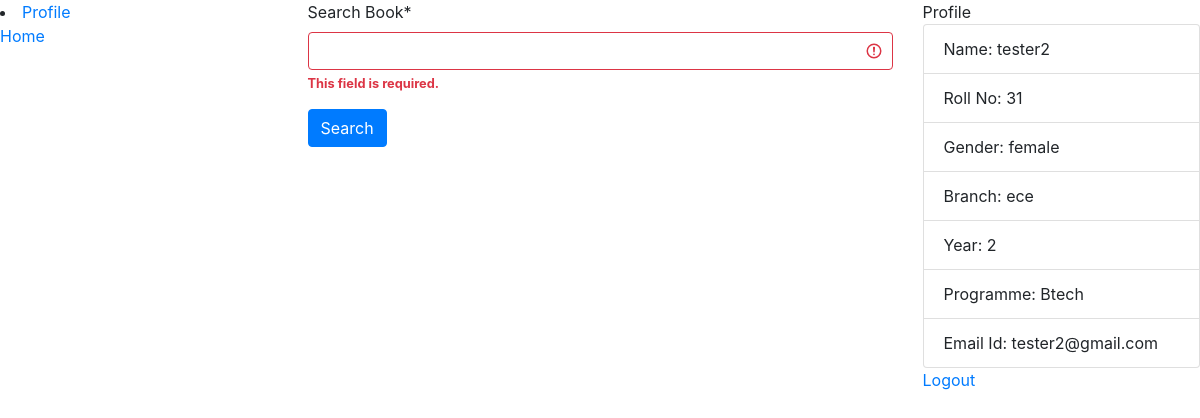
The app's page /books/ (signed in) with its own data.
### profiles/models.py (models this page shows, shortened)
class Profile(models.Model):
    PROGRAMME_STATES = (('Btech', 'Btech'),
                        ('Mtech', 'Mtech'),
                        ('Phd', 'Phd'))
    user = models.OneToOneField(User, on_delete=models.CASCADE, default=None)
    name = models.CharField(max_length=30, verbose_name='Name')
    roll_no = models.PositiveIntegerField(verbose_name='Roll_no')
    year = models.PositiveIntegerField(verbose_name='Year')
    branch = models.CharField(max_length=5, verbose_name='Branch')
    programme = models.CharField(max_length=5, choices=PROGRAMME_STATES,
                                 default='Btech', verbose_name='Programme')
    email_id = models.EmailField(blank=True, verbose_name='Email ID')
    gender = models.CharField(max_length=6, verbose_name='Gender')
    profile_photo = models.ImageField(upload_to='images/', blank=True, null=True)

### books/views.py (the view, shortened to what this page needs)
# urls.py: 2. Add a URL to urlpatterns:  path('', views.home, name='home')
@login_required
def home(request):
    if request.method == 'GET':
        form = BookSearchForm(request.GET)
        profile = User.objects.get(username=request.user.username).profile
        context = {'profile': profile, 'form': form}
        return render(request, 'books/home.html', context=context)

### books/forms.py
class BookSearchForm(forms.Form):
    q = forms.CharField(max_length='100', label='Search Book')

### books/templates/books/home.html (shortened to what this page needs)
{%extends 'books/base.html'%}
{%load crispy_forms_tags%}
{%block content%}
    <form action="{%url 'books:home'%}" method="get">
        {{form|crispy}}
        <input value="Search" type="submit" class="btn btn-primary">
    </form>
{%endblock%}

### books/templates/books/base.html (shortened to what this page needs)
{%load static%}
<link rel="stylesheet" type="text/css" href="{%static 'books/css/bootstrap.css'%}">
<link rel="stylesheet" type="text/css" href="{%static 'books/css/bootstrap.min.css'%}">
<!DOCTYPE html>
<html lang="en">
<head>
</head>
    <body>
        <div class="row">
            <div class="col-3">
                <li><a href="{%url 'profiles:profile' profile.roll_no%}">Profile</a></li>
                </li><a href="{%url 'books:home'%}">Home</a></li>
            </div>
            <div class="col">
                {%block content%}
                {%endblock content%}
            </div>
            <div class="col-3">
                Profile
                <ul class="list-group">
                    <li class="list-group-item">Name: {{profile.name}}</li>
                    <li class="list-group-item">Roll No: {{profile.roll_no}}</li>
                    <li class="list-group-item">Gender: {{profile.gender}}</li>
                    <li class="list-group-item">Branch: {{profile.branch}}</li>
                    <li class="list-group-item">Year: {{profile.year}}</li>
                    <li class="list-group-item">Programme: {{profile.programme}}</li>
                    <li class="list-group-item">Email Id: {{profile.email_id}}</li>
                </ul>
                <a href="{% url 'accounts:logout' %}">Logout</a>
            </div>
        </div>
    </body>
</html>

### records on screen
Profile: name "tester2", roll_no "31", gender "female", branch "ece", year "2", programme "Btech", email_id "tester2@gmail.com"
